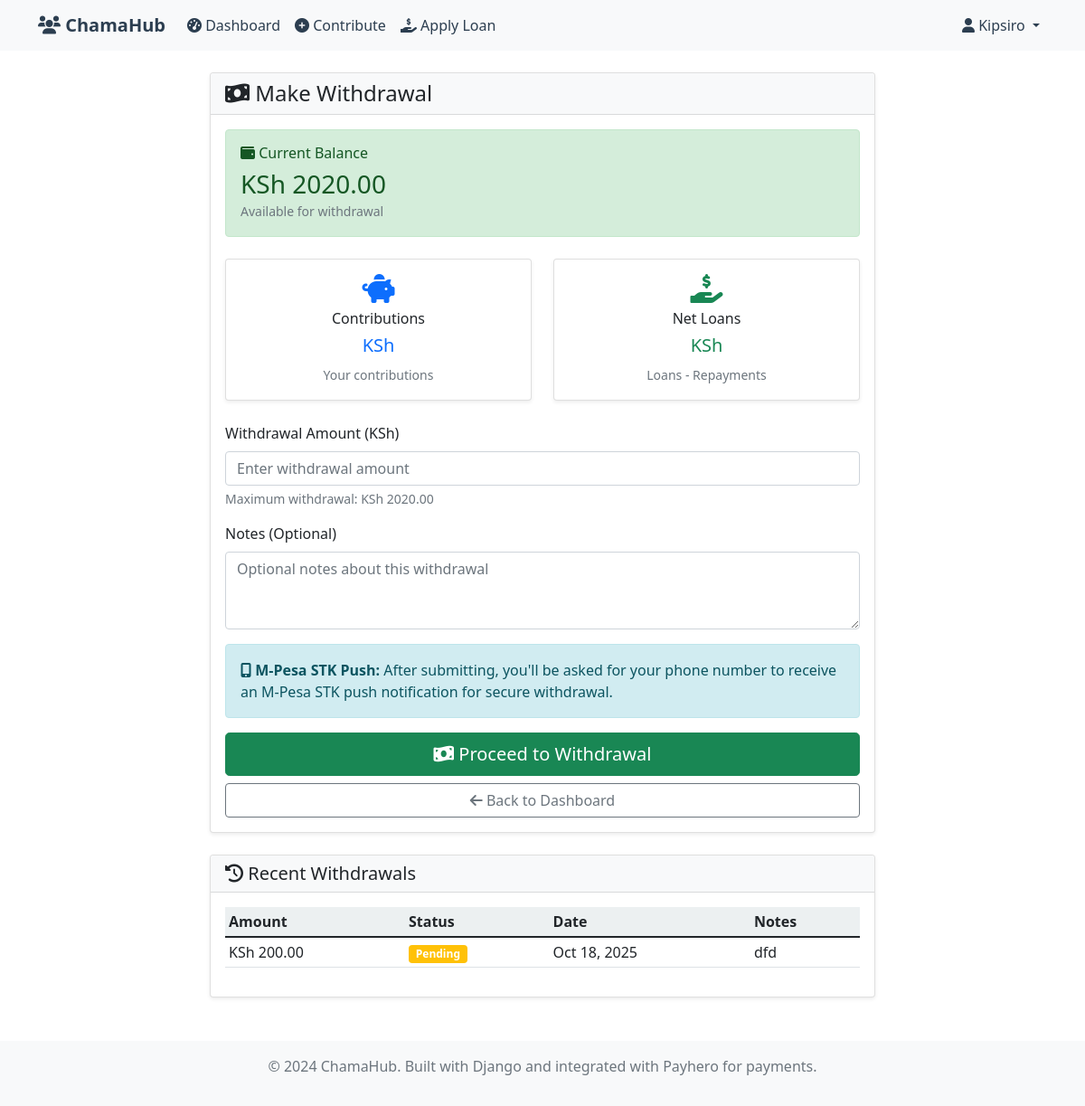
/withdraw/ (signed in), run on the app's committed database.
### core/models.py (models this page shows, shortened)
class Withdrawal(models.Model):
    STATUS_CHOICES = [
        ('pending', 'Pending'),
        ('confirmed', 'Confirmed'),
        ('failed', 'Failed'),
    ]
    member = models.ForeignKey(User, on_delete=models.CASCADE, related_name='withdrawals')
    amount = models.DecimalField(max_digits=10, decimal_places=2, validators=[MinValueValidator(Decimal('1.00'))])
    date = models.DateTimeField(default=timezone.now)
    status = models.CharField(max_length=20, choices=STATUS_CHOICES, default='pending')
    payhero_reference = models.CharField(max_length=100, blank=True, null=True)
    notes = models.TextField(blank=True, null=True)
    class Meta:
        ordering = ['-date']
        verbose_name = 'Withdrawal'
        verbose_name_plural = 'Withdrawals'

### core/views.py (the view)
# urls.py: path('withdraw/', views.make_withdrawal, name='make_withdrawal'),
@login_required
def make_withdrawal(request):
    user = request.user
    current_balance = get_member_balance(user)
    if request.method == 'POST':
        form = WithdrawalForm(request.POST, member=user)
        if form.is_valid():
            withdrawal = form.save(commit=False)
            withdrawal.member = user
            withdrawal.save()
            return redirect('initiate_payment', payment_type='withdrawal', reference_id=withdrawal.id)
    else:
        form = WithdrawalForm(member=user)
    context = {
        'form': form,
        'current_balance': current_balance,
    }
    return render(request, 'core/make_withdrawal.html', context)

### core/forms.py (shortened to what this page needs)
class WithdrawalForm(forms.ModelForm):
    class Meta:
        model = Withdrawal
        fields = ['amount', 'notes']
        widgets = {
            'amount': forms.NumberInput(attrs={
                'class': 'form-control',
                'step': '0.01',
                'min': '1.00',
                'placeholder': 'Enter withdrawal amount'
            }),
            'notes': forms.Textarea(attrs={
                'class': 'form-control',
                'rows': 3,
                'placeholder': 'Optional notes about this withdrawal'
            })
        }
        labels = {
            'amount': 'Withdrawal Amount (KSh)',
            'notes': 'Notes (Optional)'
        }
    def __init__(self, *args, **kwargs):
        self.member = kwargs.pop('member', None)
        super().__init__(*args, **kwargs)
        if self.member:
            from .models import get_member_balance
            current_balance = get_member_balance(self.member)
            self.fields['amount'].widget.attrs['max'] = str(current_balance)
            self.fields['amount'].help_text = f"Maximum withdrawal: KSh {current_balance:.2f}"

### core/models.py (called while the page is built)
def get_member_balance(member):
    member_contributions = sum(
        contribution.amount
        for contribution in member.contributions.filter(status='confirmed')
    )
    member_disbursed_loans = sum(
        loan.amount
        for loan in member.loans.filter(disbursed=True)
    )
    member_repayments = sum(
        repayment.amount
        for repayment in Repayment.objects.filter(loan__member=member, status='confirmed')
    )
    member_withdrawals = sum(
        withdrawal.amount
        for withdrawal in member.withdrawals.filter(status='confirmed')
    )
    return member_contributions + member_disbursed_loans - member_repayments - member_withdrawals

### templates/core/make_withdrawal.html (shortened to what this page needs)
{% extends 'core/base.html' %}
{% block content %}
<div class="row justify-content-center">
    <div class="col-md-8">
        <div class="card">
            <div class="card-header">
                <h4 class="mb-0">
                    <i class="fas fa-money-bill-wave"></i> Make Withdrawal
                </h4>
            </div>
            <div class="card-body">
                <div class="alert alert-success mb-4">
                    <h6><i class="fas fa-wallet"></i> Current Balance</h6>
                    <h3 class="mb-0">KSh {{ current_balance|floatformat:2 }}</h3>
                    <small class="text-muted">Available for withdrawal</small>
                </div>
                <div class="row mb-4">
                    <div class="col-md-6">
                        <div class="card text-center">
                            <div class="card-body">
                                <i class="fas fa-piggy-bank fa-2x text-primary mb-2"></i>
                                <h6>Contributions</h6>
                                <h5 class="text-primary">KSh {{ contributions_balance|floatformat:2 }}</h5>
                                <small class="text-muted">Your contributions</small>
                            </div>
                        </div>
                    </div>
                    <div class="col-md-6">
                        <div class="card text-center">
                            <div class="card-body">
                                <i class="fas fa-hand-holding-usd fa-2x text-success mb-2"></i>
                                <h6>Net Loans</h6>
                                <h5 class="text-success">KSh {{ loans_balance|floatformat:2 }}</h5>
                                <small class="text-muted">Loans - Repayments</small>
                            </div>
                        </div>
                    </div>
                </div>
                <form method="post">
                    <div class="mb-3">
                        <label for="{{ form.amount.id_for_label }}" class="form-label">Withdrawal Amount (KSh)</label>
                        {{ form.amount }}
                        <div class="form-text">
                            Maximum withdrawal: KSh {{ current_balance|floatformat:2 }}
                        </div>
                    </div>
                    <div class="mb-3">
                        <label for="{{ form.notes.id_for_label }}" class="form-label">Notes (Optional)</label>
                        {{ form.notes }}
                    </div>
                    <div class="alert alert-info">
                        <i class="fas fa-mobile-alt"></i>
                        <strong>M-Pesa STK Push:</strong> After submitting, you'll be asked for your phone number to receive an M-Pesa STK push notification for secure withdrawal.
                    </div>
                    <div class="d-grid gap-2">
                        <button type="submit" class="btn btn-success btn-lg">
                            <i class="fas fa-money-bill-wave"></i> Proceed to Withdrawal
                        </button>
                        <a href="{% url 'dashboard' %}" class="btn btn-outline-secondary">
                            <i class="fas fa-arrow-left"></i> Back to Dashboard
                        </a>
                    </div>
                </form>
            </div>
        </div>
    </div>
</div>
<div class="row mt-4">
    <div class="col-md-8 mx-auto">
        <div class="card">
            <div class="card-header">
                <h5 class="mb-0">
                    <i class="fas fa-history"></i> Recent Withdrawals
                </h5>
            </div>
            <div class="card-body">
                {% if user.withdrawals.all %}
                    <div class="table-responsive">
                        <table class="table table-sm">
                            <thead>
                                <tr>
                                    <th>Amount</th>
                                    <th>Status</th>
                                    <th>Date</th>
                                    <th>Notes</th>
                                </tr>
                            </thead>
                            <tbody>
                                {% for withdrawal in user.withdrawals.all %}
                                <tr>
                                    <td>KSh {{ withdrawal.amount|floatformat:2 }}</td>
                                    <td>
                                        <span class="badge bg-{% if withdrawal.status == 'confirmed' %}success{% elif withdrawal.status == 'pending' %}warning{% else %}danger{% endif %}">
                                            {{ withdrawal.get_status_display }}
                                        </span>
                                    </td>
                                    <td>{{ withdrawal.date|date:"M d, Y" }}</td>
                                    <td>{{ withdrawal.notes|default:"-" }}</td>
                                </tr>
                                {% endfor %}
                            </tbody>
                        </table>
                    </div>
                {% else %}
                    <p class="text-muted">No withdrawals made yet.</p>
                {% endif %}
            </div>
        </div>
    </div>
</div>
{% endblock %}

### templates/core/base.html (shortened to what this page needs)
{% load static %}
<!DOCTYPE html>
<html lang="en">
<head>
    <link href="https://cdn.jsdelivr.net/npm/bootstrap@5.1.3/dist/css/bootstrap.min.css" rel="stylesheet">
    <link href="https://cdnjs.cloudflare.com/ajax/libs/font-awesome/6.0.0/css/all.min.css" rel="stylesheet">
    <link href="{% static 'css/chamahub.css' %}" rel="stylesheet">
</head>
<body>
    <nav class="navbar navbar-expand-lg navbar-light bg-light">
        <div class="container">
            <a class="navbar-brand" href="{% url 'home' %}">
                <i class="fas fa-users"></i> ChamaHub
            </a>
            <div class="collapse navbar-collapse" id="navbarNav">
                <ul class="navbar-nav me-auto">
                    {% if user.is_authenticated %}
                        <li class="nav-item">
                            <a class="nav-link" href="{% url 'dashboard' %}">
                                <i class="fas fa-tachometer-alt"></i> Dashboard
                            </a>
                        </li>
                        <li class="nav-item">
                            <a class="nav-link" href="{% url 'make_contribution' %}">
                                <i class="fas fa-plus-circle"></i> Contribute
                            </a>
                        </li>
                        <li class="nav-item">
                            <a class="nav-link" href="{% url 'apply_loan' %}">
                                <i class="fas fa-hand-holding-usd"></i> Apply Loan
                            </a>
                        </li>
                    {% endif %}
                </ul>
                <ul class="navbar-nav">
                    {% if user.is_authenticated %}
                        <li class="nav-item dropdown">
                            <a class="nav-link dropdown-toggle" href="#" id="navbarDropdown" role="button" data-bs-toggle="dropdown">
                                <i class="fas fa-user"></i> {{ user.username }}
                            </a>
                        </li>
                    {% endif %}
                </ul>
            </div>
        </div>
    </nav>
    <main class="container mt-4">
        {% block content %}{% endblock %}
    </main>
    <footer class="bg-light text-center text-muted py-3 mt-5">
        <div class="container">
            <p>&copy; 2024 ChamaHub. Built with Django and integrated with Payhero for payments.</p>
        </div>
    </footer>
</body>
</html>

### static/css/chamahub.css (style rules this page uses)
:root { --primary-color: #2c3e50; --secondary-color: #34495e; --success-color: #27ae60; --warning-color: #f39c12; --danger-color: #e74c3c; --info-color: #3498db; --light-color: #ecf0f1; --dark-color: #2c3e50; }
.card { border: none; box-shadow: 0 0.125rem 0.25rem rgba(0, 0, 0, 0.075); transition: box-shadow 0.15s ease-in-out; }
.card-header { background-color: var(--light-color); border-bottom: 1px solid rgba(0, 0, 0, 0.125); font-weight: 600; }
.navbar-brand { font-weight: bold; color: var(--primary-color) !important; }
.navbar-light .navbar-nav .nav-link { color: var(--dark-color); }
.alert-info { background-color: #d1ecf1; border-color: #bee5eb; color: #0c5460; }
.alert-success { background-color: #d4edda; border-color: #c3e6cb; color: #155724; }
.table th { background-color: var(--light-color); border-top: none; font-weight: 600; }
.fa-2x { font-size: 2em; }
.card { animation: fadeIn 0.5s ease-in-out; }

### templates/core/base.html (style rules this page uses)
.navbar-brand { font-weight: bold; color: #2c3e50 !important; }
.card { box-shadow: 0 0.125rem 0.25rem rgba(0, 0, 0, 0.075); border: 1px solid rgba(0, 0, 0, 0.125); }
.card-header { background-color: #f8f9fa; border-bottom: 1px solid rgba(0, 0, 0, 0.125); }

### data on the page
Withdrawal: amount "200.00", status "Pending", date "Oct 18, 2025", notes "dfd"

### other printed values
{{ user.username }} "Kipsiro"
{{ current_balance|floatformat:2 }} "2020.00"
